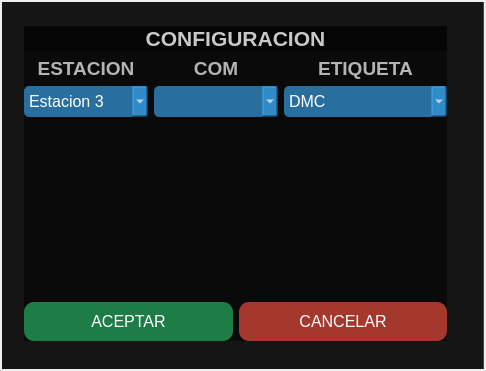
<?xml version="1.0" encoding="UTF-8"?>
<ui version="4.0">
 <class>MainWindow</class>
 <widget class="QMainWindow" name="MainWindow">
  <property name="geometry">
   <rect>
    <x>0</x>
    <y>0</y>
    <width>486</width>
    <height>371</height>
   </rect>
  </property>
  <property name="windowTitle">
   <string>MainWindow</string>
  </property>
  <property name="styleSheet">
   <string notr="true"> QMessageBox {
            background: white;  /* Fondo blanco */
            border: 2px solid #CCCCCC;  /* Borde gris claro */
            border-radius: 10px;  /* Esquinas redondeadas */
            padding: 10px;
        }

        QMessageBox QLabel {
            background: transparent;
            color: #333333;  /* Texto oscuro elegante */
            font-size: 14px;
            font-weight: bold;
        }

        QMessageBox QLabel[objectName=&quot;qt_msgbox_label&quot;] {
            background: transparent;
        }

        /* Botones con diseño moderno */
        QMessageBox QPushButton {
            background-color: #0078D7;  /* Azul profesional (similar a Windows) */
            color: white;
            border: 1px solid #005A9E;
            padding: 8px 16px;
            font-size: 13px;
            font-weight: bold;
            border-radius: 5px;
            min-width: 80px;
        }

        QMessageBox QPushButton:hover {
            background-color: #005A9E;
        }

        QMessageBox QPushButton:pressed {
            background-color: #004680;
        }</string>
  </property>
  <widget class="QWidget" name="centralwidget">
   <layout class="QVBoxLayout" name="verticalLayout">
    <property name="spacing">
     <number>0</number>
    </property>
    <property name="leftMargin">
     <number>2</number>
    </property>
    <property name="topMargin">
     <number>2</number>
    </property>
    <property name="rightMargin">
     <number>2</number>
    </property>
    <property name="bottomMargin">
     <number>2</number>
    </property>
    <item>
     <widget class="QWidget" name="widget" native="true">
      <property name="styleSheet">
       <string notr="true">background-color: rgba(0, 0, 0, 180);</string>
      </property>
      <widget class="QLabel" name="lbl_video">
       <property name="geometry">
        <rect>
         <x>-4</x>
         <y>-6</y>
         <width>485</width>
         <height>375</height>
        </rect>
       </property>
       <property name="text">
        <string/>
       </property>
      </widget>
      <widget class="QWidget" name="verticalWidget" native="true">
       <property name="geometry">
        <rect>
         <x>22</x>
         <y>24</y>
         <width>423</width>
         <height>315</height>
        </rect>
       </property>
       <property name="styleSheet">
        <string notr="true">background-color: rgba(0, 0, 0, 130);</string>
       </property>
       <layout class="QVBoxLayout" name="verticalLayout_2">
        <item>
         <widget class="QLabel" name="lbl_titulo">
          <property name="text">
           <string>&lt;html&gt;&lt;head/&gt;&lt;body&gt;&lt;p align=&quot;center&quot;&gt;&lt;span style=&quot; font-size:16pt; font-weight:700; color:#c8c8c8;&quot;&gt;CONFIGURACION&lt;/span&gt;&lt;/p&gt;&lt;/body&gt;&lt;/html&gt;</string>
          </property>
         </widget>
        </item>
        <item>
         <layout class="QHBoxLayout" name="horizontalLayout">
          <item>
           <layout class="QVBoxLayout" name="verticalLayout_3">
            <item>
             <widget class="QLabel" name="lbl_Station">
              <property name="styleSheet">
               <string notr="true">background-color: none;</string>
              </property>
              <property name="text">
               <string>&lt;html&gt;&lt;head/&gt;&lt;body&gt;&lt;p align=&quot;center&quot;&gt;&lt;span style=&quot; font-size:14pt; font-weight:700; color:#b4b4b4;&quot;&gt;ESTACION&lt;/span&gt;&lt;/p&gt;&lt;/body&gt;&lt;/html&gt;</string>
              </property>
             </widget>
            </item>
            <item>
             <widget class="QComboBox" name="box_station">
              <property name="styleSheet">
               <string notr="true">background-color: rgba(52, 152, 219, 180); /* Color semi-transparente */
            color: white;
            font-size: 16px;
            padding: 5px;
            border-radius: 5px;</string>
              </property>
              <item>
               <property name="text">
                <string>Estacion 3</string>
               </property>
              </item>
              <item>
               <property name="text">
                <string>Estacion 4</string>
               </property>
              </item>
              <item>
               <property name="text">
                <string>Estacion 5</string>
               </property>
              </item>
             </widget>
            </item>
            <item>
             <spacer name="horizontalSpacer">
              <property name="orientation">
               <enum>Qt::Orientation::Horizontal</enum>
              </property>
              <property name="sizeHint" stdset="0">
               <size>
                <width>40</width>
                <height>0</height>
               </size>
              </property>
             </spacer>
            </item>
           </layout>
          </item>
          <item>
           <layout class="QVBoxLayout" name="verticalLayout_4">
            <item>
             <widget class="QLabel" name="lbl_COM">
              <property name="styleSheet">
               <string notr="true">background-color: none;</string>
              </property>
              <property name="text">
               <string>&lt;html&gt;&lt;head/&gt;&lt;body&gt;&lt;p align=&quot;center&quot;&gt;&lt;span style=&quot; font-size:14pt; font-weight:700; color:#b4b4b4;&quot;&gt;COM&lt;/span&gt;&lt;/p&gt;&lt;/body&gt;&lt;/html&gt;</string>
              </property>
             </widget>
            </item>
            <item>
             <widget class="QComboBox" name="box_com">
              <property name="styleSheet">
               <string notr="true">background-color: rgba(52, 152, 219, 180); /* Color semi-transparente */
            color: white;
            font-size: 16px;
            padding: 5px;
            border-radius: 5px;</string>
              </property>
             </widget>
            </item>
            <item>
             <spacer name="horizontalSpacer_2">
              <property name="orientation">
               <enum>Qt::Orientation::Horizontal</enum>
              </property>
              <property name="sizeHint" stdset="0">
               <size>
                <width>40</width>
                <height>0</height>
               </size>
              </property>
             </spacer>
            </item>
           </layout>
          </item>
          <item>
           <layout class="QVBoxLayout" name="verticalLayout_5">
            <item>
             <widget class="QLabel" name="lbl_Label">
              <property name="styleSheet">
               <string notr="true">background-color: none;</string>
              </property>
              <property name="text">
               <string>&lt;html&gt;&lt;head/&gt;&lt;body&gt;&lt;p align=&quot;center&quot;&gt;&lt;span style=&quot; font-size:14pt; font-weight:700; color:#b4b4b4;&quot;&gt;ETIQUETA&lt;/span&gt;&lt;/p&gt;&lt;/body&gt;&lt;/html&gt;</string>
              </property>
             </widget>
            </item>
            <item>
             <widget class="QComboBox" name="box_label">
              <property name="styleSheet">
               <string notr="true">background-color: rgba(52, 152, 219, 180); /* Color semi-transparente */
            color: white;
            font-size: 16px;
            padding: 5px;
            border-radius: 5px;</string>
              </property>
              <item>
               <property name="text">
                <string>DMC</string>
               </property>
              </item>
              <item>
               <property name="text">
                <string>CODIGO BARRAS</string>
               </property>
              </item>
             </widget>
            </item>
            <item>
             <spacer name="horizontalSpacer_3">
              <property name="orientation">
               <enum>Qt::Orientation::Horizontal</enum>
              </property>
              <property name="sizeHint" stdset="0">
               <size>
                <width>40</width>
                <height>0</height>
               </size>
              </property>
             </spacer>
            </item>
           </layout>
          </item>
         </layout>
        </item>
        <item>
         <spacer name="verticalSpacer">
          <property name="orientation">
           <enum>Qt::Orientation::Vertical</enum>
          </property>
          <property name="sizeHint" stdset="0">
           <size>
            <width>20</width>
            <height>40</height>
           </size>
          </property>
         </spacer>
        </item>
        <item>
         <layout class="QHBoxLayout" name="horizontalLayout_2">
          <item>
           <widget class="QPushButton" name="btn_aceptar">
            <property name="styleSheet">
             <string notr="true">
            

QPushButton {
    background-color: rgba(39, 174, 96, 0.7); /* Verde con transparencia */
    color: white;
    font-size: 16px;
    padding: 10px;
    border-radius: 10px;
}

QPushButton::pressed {
    background-color: rgba(39, 174, 96, 1); /* verde opaco */
}</string>
            </property>
            <property name="text">
             <string>ACEPTAR</string>
            </property>
           </widget>
          </item>
          <item>
           <widget class="QPushButton" name="btn_cancelar">
            <property name="styleSheet">
             <string notr="true">QPushButton {
    background-color: rgba(231, 76, 60, 0.7); /* Rojo con transparencia */
    color: white;
    font-size: 16px;
    padding: 10px;
    border-radius: 10px;
}

QPushButton::pressed {
    background-color: rgba(231, 76, 60, 1); /* Rojo opaco */
}</string>
            </property>
            <property name="text">
             <string>CANCELAR</string>
            </property>
           </widget>
          </item>
         </layout>
        </item>
       </layout>
      </widget>
     </widget>
    </item>
   </layout>
  </widget>
 </widget>
 <resources/>
 <connections/>
</ui>
